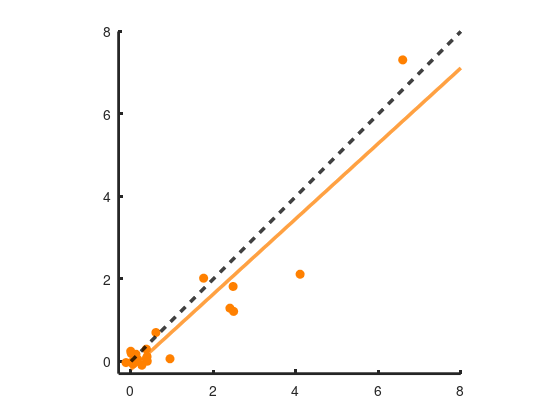
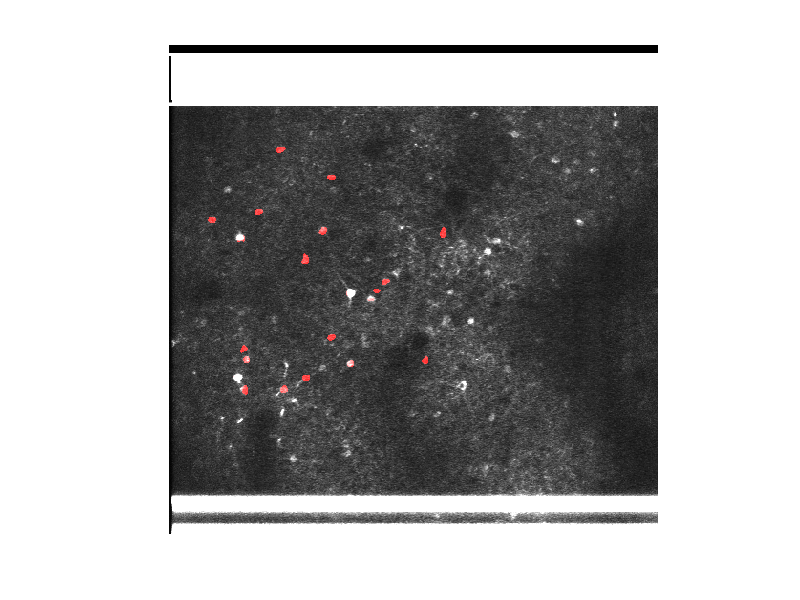
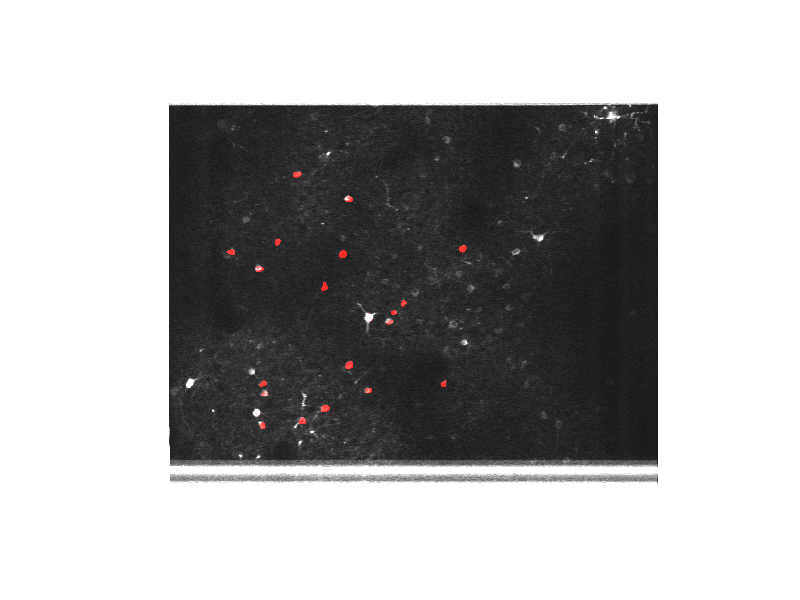

Recreate these plots in MATLAB, in order. (Note: this script raises an error after producing the figures.)
%% Long-term Laser Response
clear,clc
load CCD1.mat;
CCD1 = CC;
load CCD2.mat;
CCD2 = CC;
load ONimageLaserD1.mat;
ONimageLaserD1 = ONimage;
load OFFimageLaserD1.mat;
OFFimageLaserD1 = OFFimage;
load ONimageLaserD2.mat;
ONimageLaserD2 = ONimage;
load OFFimageLaserD2.mat;
OFFimageLaserD2 = OFFimage;

% Target neurons
bw = zeros(512);
for ci = 1:CCD1.NumObjects
    P1 = CCD1.PixelIdxList{ci};
    bw(P1) = 1;
end
figure(1), imshow(cat(3, ONimageLaserD1/100, ONimageLaserD1/100, ONimageLaserD1/100) + cat(3, bw, zeros(512), zeros(512)));

bw = zeros(512);
for ci = 1:CCD2.NumObjects
    P1 = CCD2.PixelIdxList{ci}+5; % shift down 4
    bw(P1) = 1;
end
figure(2), imshow(cat(3, ONimageLaserD2/100, ONimageLaserD2/100, ONimageLaserD2/100) + cat(3, bw, zeros(512), zeros(512)));

% Statistics
RspListD1 = zeros(1, CCD1.NumObjects);
RspListD2 = zeros(1, CCD1.NumObjects);
for ci = 1:CCD1.NumObjects
    P1 = CCD1.PixelIdxList{ci};
    on = mean(ONimageLaserD1(P1));
    off = mean(OFFimageLaserD1(P1));
    RspListD1(ci) = on/off - 1;
    
    P2 = CCD2.PixelIdxList{ci};
    on = mean(ONimageLaserD2(P2+5));
    off = mean(OFFimageLaserD2(P2+5));
    RspListD2(ci) = on/off - 1;
end
figure;
scatter(RspListD1, RspListD2, 'Marker', 'o', 'MarkerEdgeColor', [1 0.5 0], 'MarkerFaceColor', [1 0.5 0]);
hold on
plot(0:0.01:8, 0:0.01:8, 'Color', [0 0 0], 'LineWidth', 2.5, 'LineStyle', '--');
[b,bint,r,rint,stats] = regress(RspListD2', [ones(length(RspListD1), 1), RspListD1']);
plot(0:0.01:8, (0:0.01:8)*b(2)+b(1), 'Color', [1 0.5 0], 'LineWidth', 2.5)
axis([-0.3 8 -0.3 8]);
axis square
set(gca, 'LineWidth', 2, 'XTick', 0:2:8, 'YTick', 0:2:8);

set(gcf, 'PaperPositionMode', 'auto', 'OuterPosition', [500 500 400 450]);
print('laserLongTermScatter.tif', '-dtiffn', '-r0');

corrcoef(RspListD1', RspListD2')
stats
r2 = 1 - sum((RspListD2 - RspListD1).^2)/sum((RspListD2 - mean(RspListD2)).^2)
%% Long-term Orientation selectivity
clear,clc
load CCD1.mat;
CCD1 = CC;
load CCD2.mat;
CCD2 = CC;
load VisualRspListD1.mat;
load VisualRspListD2.mat;

sListD1 = [];
sListD2 = [];
k = 0;
for ci = 1:CCD1.NumObjects
    ci
    rspTemp = RspListD1(ci,:,:);
    orienTemp = zeros(size(RspListD1,2),6);
    for i = 1:6
        orienTemp(:,i) = mean(rspTemp(:, i:6:48),2);
    end
    p1 = anova1(orienTemp, {'0', '30', '60', '90', '120', '150'}, 'off');

    xdata1 = (1:size(orienTemp,2)+1)';
    ydata1 = [mean(orienTemp), mean(orienTemp(:,1))]';
%     x_se1 = [std(orienTemp), std(orienTemp(:,1))]'./sqrt(size(ONimageSVisualD1,1)-1);
    x_se1 = (1:size(orienTemp,2)+1)';

    rspTemp = RspListD2(ci,:,:);
    orienTemp = zeros(size(RspListD2,2),6);
    for i = 1:6
        orienTemp(:,i) = mean(rspTemp(:, i:6:48),2);
    end
    p2 = anova1(orienTemp, {'0', '30', '60', '90', '120', '150'}, 'off');
    
    xdata2 = (1:size(orienTemp,2)+1)';
    ydata2 = [mean(orienTemp), mean(orienTemp(:,1))]';
%     x_se2 = [std(orienTemp), std(orienTemp(:,1))]'./sqrt(size(ONimageSVisualD2,1)-1);
    x_se2 = (1:size(orienTemp,2)+1)';
    
    if p1<0.05 && p2<0.05
        k = k+1;
        [OSI1, ttamax1, se1, lsqPara1, adRsquare1] = OsiCal (xdata1, ydata1, x_se1);
        [OSI2, ttamax2, se2, lsqPara2, adRsquare2] = OsiCal (xdata2, ydata2, x_se2);
        sListD1(k) = (ttamax1-1)/6*180;
        sListD2(k) = (ttamax2-1)/6*180;
    end
end
sListD1re = zeros(1, length(sListD1));
sListD2re = zeros(1, length(sListD2));
for i = 1:length(sListD1)
    if sListD2(i) > sListD1(i)+90
        sListD1re(i) =  sListD1(i);
        sListD2re(i) =  sListD2(i) - 180;
    elseif sListD2(i) < sListD1(i)-90
        sListD1re(i) =  sListD1(i) - 180;
        sListD2re(i) =  sListD2(i);
    else
        sListD1re(i) =  sListD1(i);
        sListD2re(i) =  sListD2(i);
    end
end

figure;
scatter(sListD1re, sListD2re, 'Marker', 'o', 'MarkerEdgeColor', [1 0.5 0], 'MarkerFaceColor', [1 0.5 0]);
hold on
plot(-50:0.1:180, -50:0.1:180, 'Color', [0 0 0], 'LineWidth', 2.5, 'LineStyle', '--');
[b,bint,r,rint,stats] = regress(sListD2re', [ones(length(sListD1re), 1), sListD1re']);
plot(-50:0.1:180, (-50:0.1:180)*b(2)+b(1), 'Color', [1 0.5 0], 'LineWidth', 2.5)
axis([-50 180 -50 180]);
axis square
set(gca, 'LineWidth', 2, 'XTick', 0:45:180, 'YTick', 0:45:180);

set(gcf, 'PaperPositionMode', 'auto', 'OuterPosition', [500 500 400 450]);
print('orienSelectivityLongTermScatter.tif', '-dtiffn', '-r0');

corrcoef(RspListD1', RspListD2')
stats
r2 = 1 - sum((sListD2re - sListD1re).^2)/sum((sListD2re - mean(sListD2re)).^2)
